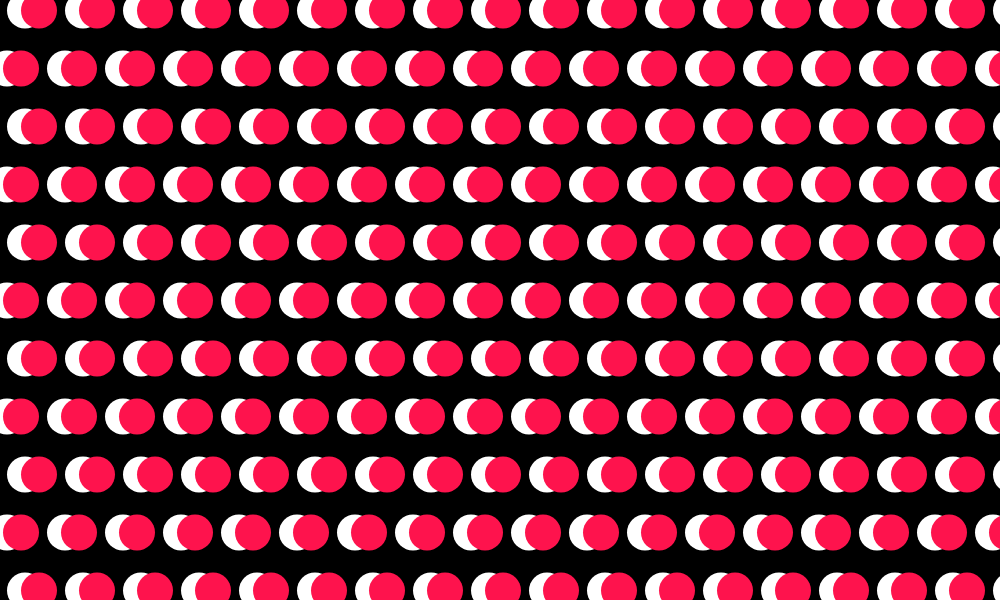
Frame 1 (no input)
Frame 60 (no input): identical to frame 1, image omitted
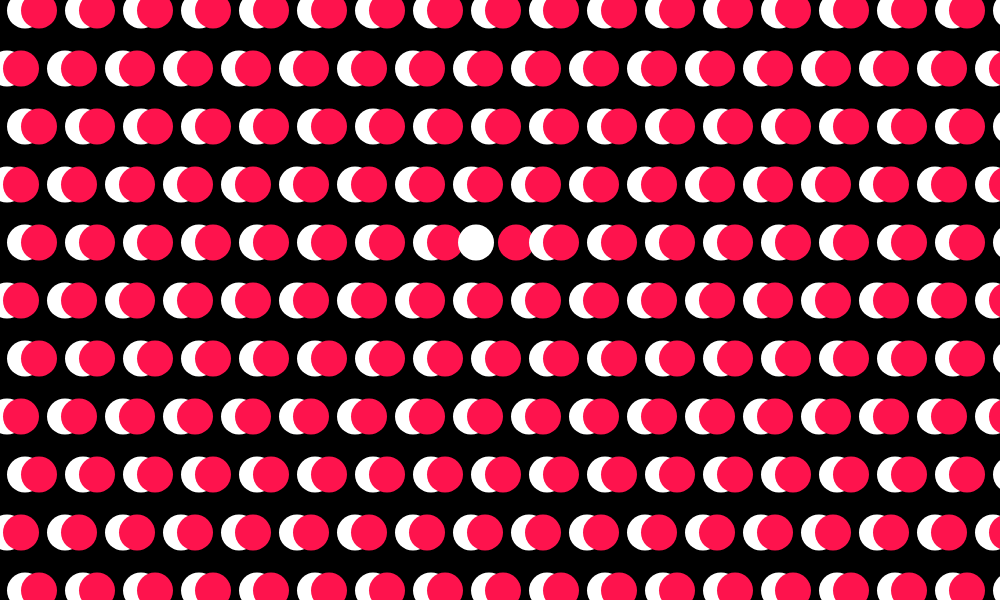
Frame 120 (the mouse pressed at the canvas centre since frame 60)

The p5.js sketch that drew these frames (run headless with seeded random() and noise() and a simulated clock; from frame 60 on, the mouse is pressed at the canvas centre):

// p5.js sketch
// ── sketch.js
let canvasWidth = 1000;  // Width of the canvas
let canvasHeight = 600;  // Height of the canvas

let numCols = 18; // Number of columns
let numRows = 12; // Number of rows
let spacing = 58; // Spacing between dots
let diameter = 36; // Diameter of the dots
let rowOffset = 18; // Horizontal offset for every other row

let gridWidth = (numCols - 1) * spacing;
let gridHeight = (numRows - 1) * spacing;

let offsetX = (canvasWidth - gridWidth) ;
let offsetY = (canvasHeight - gridHeight)/0.8 ;

let initialOffset = 7; // Initial distance between the circles
let animationDistance = 13; // Distance to move the circles
let animationDuration = 1; // Duration of the animation cycle in seconds
let pauseMiddle = .1;  // Duration of the pause at the middle in seconds
let pauseEnd = 5; // Duration of the pause between loops in seconds

let animationStates = []; // Array to store animation states for each pair

function setup() {
  createCanvas(canvasWidth, canvasHeight);

  // Initialize animation states for each pair in the grid
  for (let y = 0; y < numRows; y++) {
    animationStates[y] = [];
    for (let x = 0; x < numCols; x++) {
      animationStates[y][x] = {
        animationProgress: 0,
        reverseOrder: false,
        firstCycleCompleted: false,
        isAnimating: false
      };
    }
  }
}

function draw() {
  background(0);

  for (let y = 0; y < numRows; y++) {
    let currentOffsetX = (y % 2 == 0) ? 0 : rowOffset;
    for (let x = 0; x < numCols; x++) {
      let posX = offsetX + x * spacing + currentOffsetX;
      let posY = offsetY + y * spacing;

      let state = animationStates[y][x];
      let animatedRedPosX = posX + initialOffset;
      let animatedWhitePosX = posX - initialOffset;

      // Total duration of one complete cycle including pauses
      let totalCycleDuration = animationDuration * 2 + pauseMiddle + pauseEnd;

      if (state.isAnimating) {
        // Determine the current phase based on animationProgress
        if (state.animationProgress < animationDuration) {
          // First half of the animation (moving to extreme positions)
          let progress = ease(state.animationProgress / animationDuration);
          animatedRedPosX = lerp(posX + initialOffset, posX + initialOffset + animationDistance, progress);
          animatedWhitePosX = lerp(posX - initialOffset, posX - initialOffset - animationDistance, progress);
        } else if (state.animationProgress < animationDuration + pauseMiddle) {
          // Pause at the middle
          animatedRedPosX = posX + initialOffset + animationDistance;
          animatedWhitePosX = posX - initialOffset - animationDistance;
          if (!state.firstCycleCompleted) {
            state.reverseOrder = !state.reverseOrder; // Flip the order at the end of the first half of the animation
            state.firstCycleCompleted = true;
          }
        } else if (state.animationProgress < animationDuration * 2 + pauseMiddle) {
          // Second half of the animation (moving back to starting positions)
          let progress = ease((state.animationProgress - animationDuration - pauseMiddle) / animationDuration);
          animatedRedPosX = lerp(posX + initialOffset + animationDistance, posX + initialOffset, progress);
          animatedWhitePosX = lerp(posX - initialOffset - animationDistance, posX - initialOffset, progress);
        } else {
          // Pause at the end
          animatedRedPosX = posX + initialOffset;
          animatedWhitePosX = posX - initialOffset;
          state.firstCycleCompleted = false; // Reset for the next cycle
        }

        // Update the animation progress
        state.animationProgress += deltaTime / 1000;

        // Reset the animation progress for the next cycle
        if (state.animationProgress >= totalCycleDuration) {
          state.animationProgress = 0;
        }
      }

      // Draw circles with the option to reverse the order
      if (state.reverseOrder) {
        // Draw red circle on bottom
        fill(254, 19, 77);
        ellipse(animatedRedPosX, posY, diameter, diameter);

        // Draw white circle on top
        fill(255);
        noStroke();
        ellipse(animatedWhitePosX, posY, diameter, diameter);
      } else {
        // Draw white circle on bottom
        fill(255);
        noStroke();
        ellipse(animatedWhitePosX, posY, diameter, diameter);

        // Draw red circle on top
        fill(254, 19, 77);
        ellipse(animatedRedPosX, posY, diameter, diameter);
      }
    }
  }
}

// Function to start the animation for a specific pair
function startAnimation(row, col) {
  if (row < numRows && col < numCols) {
    animationStates[row][col].isAnimating = true;
  }
}

// Ease function for smooth animation (ease-in-out)
function ease(t) {
  return t < 0.5 ? 2 * t * t : -1 + (4 - 2 * t) * t;
}

// Example: Start animation for a specific pair
function mousePressed() {
  let col = Math.floor((mouseX - offsetX) / spacing);
  let row = Math.floor((mouseY - offsetY) / spacing);

  if (col >= 0 && col < numCols && row >= 0 && row < numRows) {
    startAnimation(row, col);
  }
}
